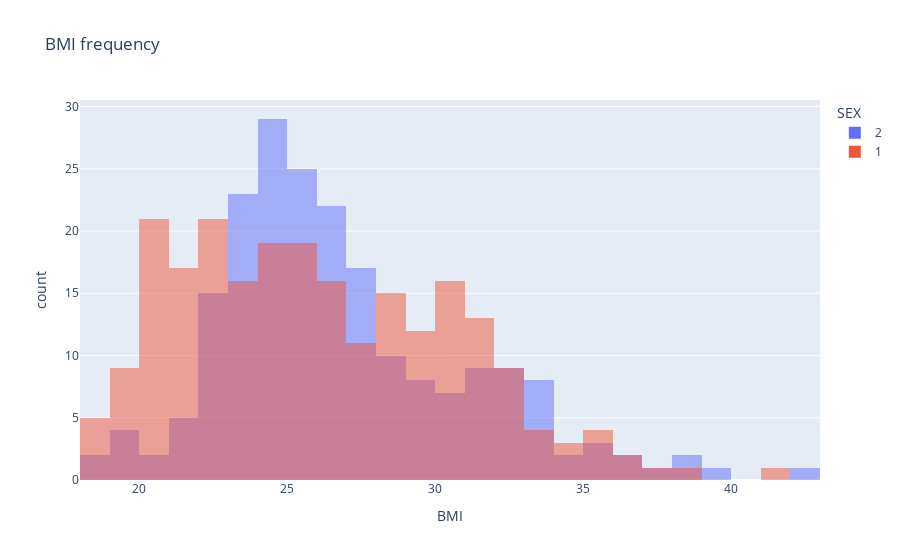

Write notebook code for a chart like this one.
### Markdown cell above
&#9989; **(6 pt):** Create a histogram for BMI distribution and have it seperated by sex. Make sure to include a title.

### Code cell
## put your code here
fig = px.histogram(no_y_df, x="BMI", color="SEX", barmode="overlay", title="BMI frequency")
fig.show()

### Figure 1 — Plotly figure (JSON) as saved in the notebook; plotly's stock layout.template omitted (floating-point values rounded to 4 significant figures; data arrays with more than 128 entries replaced by an {"elided": "..."} marker saying what was removed)
{"data": [{"alignmentgroup": "True", "bingroup": "x", "hovertemplate": "SEX=2<br>BMI=%{x}<br>count=%{y}<extra></extra>", "legendgroup": "2", "marker": {"color": "#636efa", "opacity": 0.5, "pattern": {"shape": ""}}, "name": "2", "offsetgroup": "2", "orientation": "v", "showlegend": true, "type": "histogram", "x": {"elided": "207 float values"}, "xaxis": "x", "yaxis": "y"}, {"alignmentgroup": "True", "bingroup": "x", "hovertemplate": "SEX=1<br>BMI=%{x}<br>count=%{y}<extra></extra>", "legendgroup": "1", "marker": {"color": "#EF553B", "opacity": 0.5, "pattern": {"shape": ""}}, "name": "1", "offsetgroup": "1", "orientation": "v", "showlegend": true, "type": "histogram", "x": {"elided": "235 float values"}, "xaxis": "x", "yaxis": "y"}], "layout": {"autosize": true, "barmode": "overlay", "legend": {"title": {"text": "SEX"}, "tracegroupgap": 0}, "title": {"text": "BMI frequency"}, "xaxis": {"anchor": "y", "autorange": true, "domain": [0, 1], "range": [18, 43], "title": {"text": "BMI"}, "type": "linear"}, "yaxis": {"anchor": "x", "autorange": true, "domain": [0, 1], "range": [0, 30.53], "title": {"text": "count"}}}}
